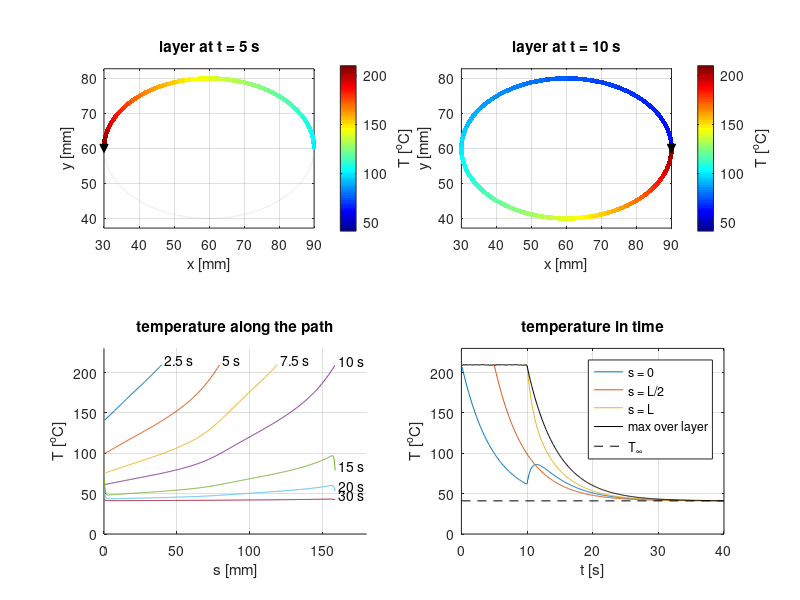
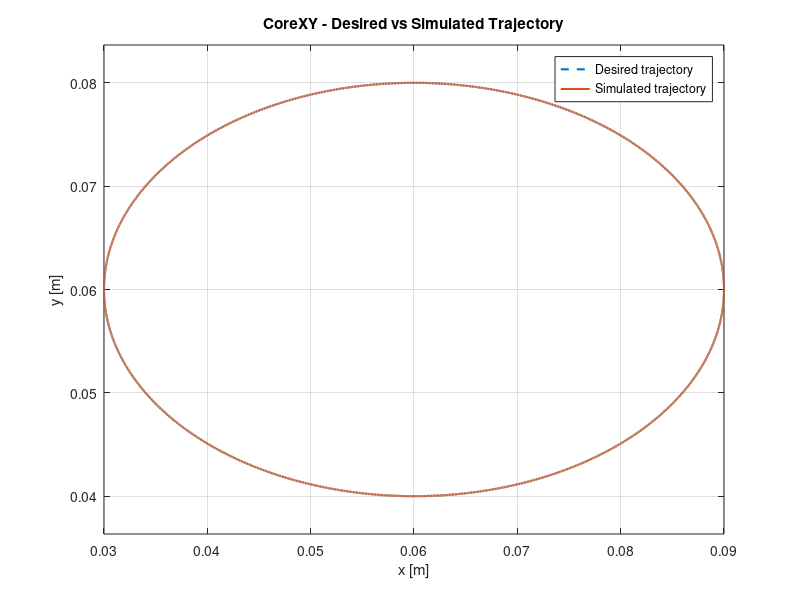
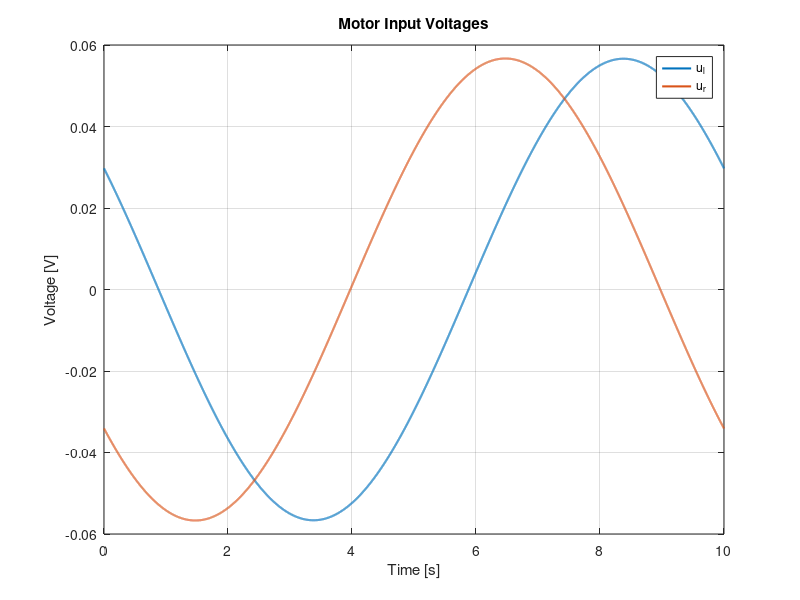
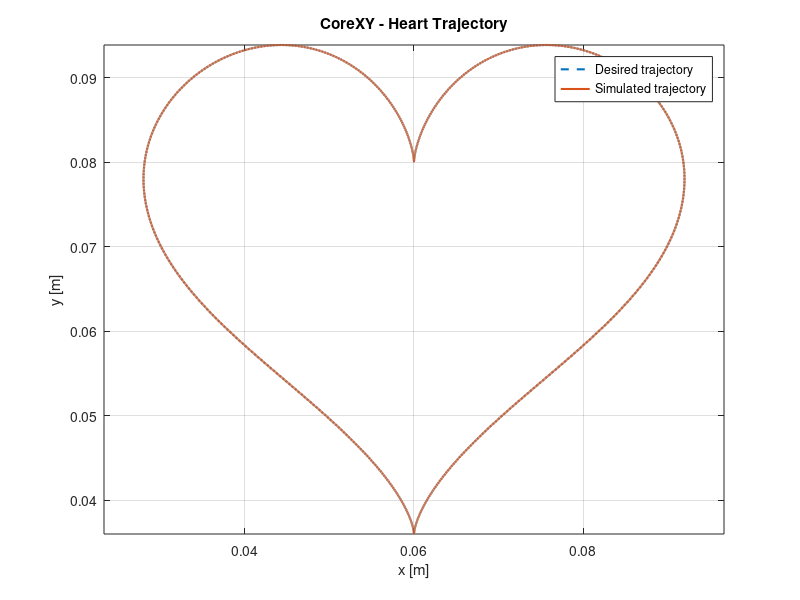

Write MATLAB code to recreate these figures, in order. (Note: this script raises an error after producing the figures.)
%% Mini project 2026/27 - Modelling of Dynamical Systems 

% Stefano Vitalini Sacconi & Giovanni Masetti

clear; clc; close all;

%% Q1.4 - DRAWING SHAPES

% Parameters
m = 0.3; % Tool head mass [kg]
rm = 0.025; % Motor pulley radius [m]
Jm = 2e-5; % Motor rotational inertia [kg*m^2]
Km = 0.05; % Motor constant [Nm/A] or [V*s/rad]
Rm = 2; % Motor resistance [Ohm]
Lm = 0.01; % Motor inductance [H]
mu_lx = 0.4; % Friction coefficient along x [Ns/m]
mu_ly = 0.5; % Friction coefficient along y [Ns/m]
mu_r = 0.02; % Rolling bearing friction coefficient [Ns/m]
Jeq = Jm + (m*rm^2)/2; % Equivalent rotational inertia
d1 = (rm^2/2)*(mu_lx + mu_ly + 6*mu_r); % Equivalent damping coefficients
d2 = (rm^2/2)*(mu_lx - mu_ly + 2*mu_r); % Equivalent damping coefficients

t_end = 10; % Total simulation time [s]
dt = 0.001; % Time step [s]
t = (0:dt:t_end)';

%% Ellipse trajectory
xc = 0.06; % Ellipse center [m]
yc = 0.06; % Ellipse center [m]
a = 0.03; % Semi-axis along x [m]
b = 0.02; % Semi-axis along y [m]
omega = 2*pi/t_end; % Angular frequency [rad/s]

% Desired position
xd = xc + a*cos(omega*t);
yd = yc + b*sin(omega*t);

% Desired velocity
xd_dot = -a*omega*sin(omega*t);
yd_dot =  b*omega*cos(omega*t);

% Desired acceleration
xd_ddot = -a*omega^2*cos(omega*t);
yd_ddot = -b*omega^2*sin(omega*t);

% Desired jerk (third derivative)
xd_dddot =  a*omega^3*sin(omega*t);
yd_dddot = -b*omega^3*cos(omega*t);

% State space matrices

A = [0  0       1          0         0       0;
     0  0       0          1         0       0;
     0  0     -d1/Jeq   -d2/Jeq    Km/Jeq    0;
     0  0     -d2/Jeq   -d1/Jeq      0     Km/Jeq;
     0  0     -Km/Lm       0      -Rm/Lm     0;
     0  0       0       -Km/Lm       0    -Rm/Lm];

B = [0       0;
     0       0;
     0       0;
     0       0;
     1/Lm    0;
     0       1/Lm];

C = [rm/2   rm/2    0  0  0  0;
     rm/2  -rm/2    0  0  0  0];

% Direct transmission matrix
D = zeros(2,2);

% Create continuous-time state-space model
sys = ss(A,B,C,D);

% Required currents
ix = (Jeq*xd_ddot + (d1+d2)*xd_dot)/(Km*rm);
iy = (Jeq*yd_ddot + (d1-d2)*yd_dot)/(Km*rm);

% Time derivatives of required currents
ix_dot = (Jeq*xd_dddot + (d1+d2)*xd_ddot)/(Km*rm);
iy_dot = (Jeq*yd_dddot + (d1-d2)*yd_ddot)/(Km*rm);

% Required voltages in the decoupled coordinates
ux = Lm*ix_dot + Rm*ix + (Km/rm)*xd_dot;
uy = Lm*iy_dot + Rm*iy + (Km/rm)*yd_dot;

% Convert to left and right motor voltages
ul = ux + uy;
ur = ux - uy;

% Input matrix for simulation
u = [ul, ur];

% Initial state:
% [theta_l, theta_r, omega_l, omega_r, i_l, i_r]
% Initial conditions consistent with desired trajectory
x0 = [(xd(1)+yd(1))/rm;
    (xd(1)-yd(1))/rm;
    (xd_dot(1)+yd_dot(1))/rm;
    (xd_dot(1)-yd_dot(1))/rm;
    ix(1)+iy(1);
    ix(1)-iy(1)];

% Simulate the continuous-time state-space model
[Y, ~, X] = lsim(sys,u,t,x0);

% Simulated tool head positions
x_sim = Y(:,1);
y_sim = Y(:,2);

% Tracking errors
error_x = xd - x_sim;
error_y = yd - y_sim;

% Maximum absolute tracking errors
max_error_x = max(abs(error_x));
max_error_y = max(abs(error_y));

fprintf('Maximum error along x: %.8e m\n', max_error_x);
fprintf('Maximum error along y: %.8e m\n', max_error_y);

%% Ellipse plots
% Desired vs simulated trajectory
figure;
plot(xd,yd,'--','LineWidth',1.5);
hold on;
plot(x_sim,y_sim,'LineWidth',1.5);
grid on;
axis equal;
xlabel('x [m]');
ylabel('y [m]');
title('CoreXY - Desired vs Simulated Trajectory');
legend('Desired trajectory','Simulated trajectory');

% Motor input voltages
figure;
plot(t,ul,'LineWidth',1.5);
hold on;
plot(t,ur,'LineWidth',1.5);
grid on;
xlabel('Time [s]');
ylabel('Voltage [V]');
title('Motor Input Voltages');
legend('u_l','u_r');

%% Heart trajectory
xc_h = 0.06;           % Horizontal reference position [m]
yc_h = 0.07;           % Vertical reference position [m]
s = 0.002;           % Scale factor [m]
omega = 2*pi/t_end;  % One complete heart in t_end seconds

% Desired position
xd_h = xc_h + s*(12*sin(omega*t) - 4*sin(3*omega*t));
yd_h = yc_h + s*(13*cos(omega*t) - 5*cos(2*omega*t) - 2*cos(3*omega*t) - cos(4*omega*t));

% Desired velocity
xd_h_dot = s*omega*(12*cos(omega*t) - 12*cos(3*omega*t));
yd_h_dot = s*omega*(-13*sin(omega*t) + 10*sin(2*omega*t) + 6*sin(3*omega*t) + 4*sin(4*omega*t));

% Desired acceleration
xd_h_ddot = s*omega^2*(-12*sin(omega*t) + 36*sin(3*omega*t));
yd_h_ddot = s*omega^2*(-13*cos(omega*t) + 20*cos(2*omega*t) + 18*cos(3*omega*t) + 16*cos(4*omega*t));

% Desired third derivative
xd_h_dddot = s*omega^3*(-12*cos(omega*t) + 108*cos(3*omega*t));
yd_h_dddot = s*omega^3*(13*sin(omega*t) - 40*sin(2*omega*t) - 54*sin(3*omega*t) - 64*sin(4*omega*t));

% Required currents
ix_h = (Jeq*xd_h_ddot + (d1+d2)*xd_h_dot)/(Km*rm);
iy_h = (Jeq*yd_h_ddot + (d1-d2)*yd_h_dot)/(Km*rm);

% Current derivatives
ix_h_dot = (Jeq*xd_h_dddot + (d1+d2)*xd_h_ddot)/(Km*rm);
iy_h_dot = (Jeq*yd_h_dddot + (d1-d2)*yd_h_ddot)/(Km*rm);

% Required voltages in decoupled coordinates
ux_h = Lm*ix_h_dot + Rm*ix_h + (Km/rm)*xd_h_dot;
uy_h = Lm*iy_h_dot + Rm*iy_h + (Km/rm)*yd_h_dot;

% Motor input voltages
ul_h = ux_h + uy_h;
ur_h = ux_h - uy_h;

% Input matrix
u_h = [ul_h, ur_h];

% Initial conditions
x0_h = [(xd_h(1)+yd_h(1))/rm;
    (xd_h(1)-yd_h(1))/rm;
    (xd_h_dot(1)+yd_h_dot(1))/rm;
    (xd_h_dot(1)-yd_h_dot(1))/rm;
    ix_h(1)+iy_h(1);
    ix_h(1)-iy_h(1)];

% Simulation
[Y_h, ~, X_h] = lsim(sys,u_h,t,x0_h);

% Simulated tool head positions
x_sim_h = Y_h(:,1);
y_sim_h = Y_h(:,2);

% Tracking errors
error_x_h = xd_h - x_sim_h;
error_y_h = yd_h - y_sim_h;

fprintf('Heart - Maximum error x: %.8e m\n', max(abs(error_x_h)));
fprintf('Heart - Maximum error y: %.8e m\n', max(abs(error_y_h)));

%% Heart plots
% Desired vs simulated trajectory
figure;
plot(xd_h,yd_h,'--','LineWidth',1.5);
hold on;
plot(x_sim_h,y_sim_h,'LineWidth',1.5);
grid on;
axis equal;
xlabel('x [m]');
ylabel('y [m]');
title('CoreXY - Heart Trajectory');
legend('Desired trajectory','Simulated trajectory');

% Motor input voltages
figure;
plot(t,ul_h,'LineWidth',1.5);
hold on;
plot(t,ur_h,'LineWidth',1.5);
grid on;
xlabel('Time [s]');
ylabel('Voltage [V]');
title('Heart - Motor Input Voltages');
legend('u_l','u_r');

%% Q1.6 

% PLA and heat-exchange parameters
rho_f = 1240;       % Filament density [kg/m^3]
c_f = 1800;         % Specific heat [J/(kg*K)]
k_f = 0.13;         % Thermal conductivity [W/(m*K)]
w = 0.4e-3;         % Filament square cross-section side [m]
h_b = 100;         % Heat transfer coefficient to plate [W/(m^2*K)]
h_e = 30;          % Heat transfer coefficient to air [W/(m^2*K)]
T_print_C = 210;    % COMMON nozzle [C]
T_plate_C = 60;     % Plate temperature [C]
T_air_C = 20;       % Ambient temperature [C]
T_glass_C = 60;     % PLA glass transition temperature [C]

% Discretized filament deposited along the Q1.4 ellipse
s_p = cumtrapz(t,hypot(xd_dot,yd_dot));  % Printed arc length [m]
L_fil = s_p(end);                         % Ellipse perimeter [m]
N = 400;                                 % Number of filament cells
ds = L_fil/N;                            % Cell length [m]
s_c = ((1:N)'-0.5)*ds;                   % Cell centres [m]
t_dep = interp1(s_p,t,s_c);              % Deposition times [s]
tau_cool = rho_f*c_f*w/(h_b+3*h_e);     % Cooling time constant [s]
T_inf = (h_b*T_plate_C+3*h_e*T_air_C)/(h_b+3*h_e);

% Forward Euler on the growing printed domain
t6 = 0:dt:40;
n_sv = round(0.1/dt);
t_sv = t6(1:n_sv:end);
T_sv = nan(N,length(t_sv));
T_cells = T_print_C*ones(N,1);

for k = 1:length(t6)
    active = t_dep<=t6(k);
    if mod(k-1,n_sv)==0
        T_sv(active,(k-1)/n_sv+1) = T_cells(active);
    end
    left = circshift(active,1);
    right = circshift(active,-1);
    if ~active(N)
        left(1)=false;
        right(N)=false;
    end
    heat = k_f/ds^2*(left.*(circshift(T_cells,1)-T_cells) ...
        + right.*(circshift(T_cells,-1)-T_cells)) ...
        + h_b/w*(T_plate_C-T_cells)+3*h_e/w*(T_air_C-T_cells);
    T_cells = T_cells+dt*active.*heat/(rho_f*c_f);
end

T_an = T_inf+(T_print_C-T_inf)*exp(-(t_sv-t_dep)/tau_cool);
fprintf('Filament length = %.1f mm, cooling tau = %.2f s, T_inf = %.1f C\n', ...
    1e3*L_fil,tau_cool,T_inf);
fprintf('Whole layer below T_g at t = %.1f s\n', ...
    t_sv(find(t_sv>=t_end & max(T_sv)<T_glass_C,1)));
fprintf('Nearly uniform (max-min < 1 K) at t = %.1f s\n', ...
    t_sv(find(t_sv>t_end & max(T_sv)-min(T_sv)<1,1)));
fprintf('Conduction changes T by > 1 K over %.1f mm only\n', ...
    1e3*ds*max(sum(abs(T_sv-T_an)>1)));

figure('Position',[100 100 900 650]);
for panel = 1:2
    j = round(5*panel/0.1)+1;
    on = ~isnan(T_sv(:,j));
    subplot(2,2,panel);
    plot(1e3*xd,1e3*yd,':','Color',[0.7 0.7 0.7]); hold on;
    scatter(1e3*interp1(t,xd,t_dep(on)), ...
        1e3*interp1(t,yd,t_dep(on)),12,T_sv(on,j),'filled');
    plot(1e3*(xc+a*cos(omega*5*panel)), ...
        1e3*(yc+b*sin(omega*5*panel)),'kv','MarkerFaceColor','k');
    axis equal; grid on; caxis([T_inf T_print_C]); colormap(jet);
    cb = colorbar; ylabel(cb,'T [^oC]');
    xlabel('x [mm]'); ylabel('y [mm]');
    title(sprintf('layer at t = %g s',5*panel));
end

subplot(2,2,3); hold on;
for tp = [2.5 5 7.5 10 15 20 30]
    j = round(tp/0.1)+1;
    last = find(~isnan(T_sv(:,j)),1,'last');
    plot(1e3*s_c,T_sv(:,j));
    text(1e3*s_c(last)+2,T_sv(last,j)+6,sprintf('%g s',tp));
end
grid on; axis([0 180 0 230]);
xlabel('s [mm]'); ylabel('T [^oC]'); title('temperature along the path');

subplot(2,2,4);
plot(t_sv,T_sv([1 N/2 N],:),t_sv,max(T_sv),'k', ...
    [0 40],[T_inf T_inf],'k--');
grid on; axis([0 40 0 230]);
xlabel('t [s]'); ylabel('T [^oC]'); title('temperature in time');
legend('s = 0','s = L/2','s = L','max over layer','T_\infty');
print(gcf,'q1_6_filament.png','-dpng','-r300');

% Nozzle parameters
Rn = 10;             % Heater resistance [Ohm]
Ln = 0.002;          % Inductance [H]
Cn = 220e-6;         % Capacitance [F]
Ct = 10;             % Thermal capacity [J/K]
Rt = 5;              % Thermal resistance [K/W]
Te = T_air_C+273.15;         
Tref = T_print_C+273.15;     
Tlow = 80+273.15;            % Loading temperature [K]
unhold = sqrt(Rn*(Tref-Te)/Rt);  % Holding voltage [V]

nozzle_rhs = @(zz,un) [(zz(8)^2/Rn-(zz(7)-Te)/Rt)/Ct;
    (zz(9)-zz(8)/Rn)/Cn;
    (un-zz(8))/Ln];

%% Q3.1 Filament replacement

% The printer is modeled as a hybrid system with 8 discrete modes.
% In each mode, the physical states follow continuous dynamics.
% When a guard is reached, the jump map updates the mode and memory.

Kp = 20;       % PD position gain [V/m]
Kd = 4;        % PD velocity gain [V*s/m]

% Initial physical state: 6 motor states and 3 nozzle states
z = [x0; Tref; unhold; unhold/Rn];

q = 1;         % Initial mode = printing
t_start = 0;   % Initial simulation time

% Controller memory
mem.entry = 0;          % Entry time of the current mode
mem.progress = 0;       % Accumulated printing time
mem.replaced = false;   % Filament replacement request handled
mem.done = false;       % Printing completed

% Store simulation results for plots
t_sim = [];       % Simulation times
z_sim = [];       % Continuous states
mode_sim = [];    % Discrete modes

while ~mem.done

    % FLOW MAP
    flow = @(tt,zz) printerFlow(tt,zz,q,mem,A,B,C,t,u,nozzle_rhs,Kp,Kd,unhold);

    % GUARD
    guard = @(tt,zz) printerGuard(tt,zz,q,mem,C,Tlow,Tref,t(end));

    % Integrate continuous dynamics until the guard is reached
    [ts,zs,te,ze] = ode15s(flow,[t_start 180],z,odeset('Events',guard));
    
    if isempty(te)
        error('Guard not reached in mode %d',q);
    end

    % INVARIANTS CHECK
    xy = (C*zs(:,1:6)')'; % convert motor angles into cartesian positions

    % print head must remain inside the 20cmx20cm workspace
    valid = all(xy(:)>=-1e-5 & xy(:)<=0.20+1e-5);

    % during the states wiping, heater off, loading and heating, the print head must remain near the wiping location
    if q>=4 && q<=7
        valid = valid && all(hypot(xy(:,1),xy(:,2))<=1e-3+1e-5);
    end
    
    % Temperature constraints in the corresponding modes
    if q==5
        valid = valid && all(zs(:,7)>=Tlow-1e-3);
    elseif q==6
        valid = valid && all(zs(:,7)<=Tlow+1e-3);
    elseif q==7
        valid = valid && all(zs(:,7)<=Tref+1e-3);
    end

    assert(valid,'Invariant violated');

    % Store the continuous trajectory and active discrete mode
    t_sim = [t_sim;ts];
    z_sim = [z_sim;zs];
    mode_sim = [mode_sim;q*ones(length(ts),1)];

    % JUMP MAP
    q_old = q;
    t_start = te(end);

    [z,q,mem] = printerJump(t_start,ze(end,:)',q,mem,C);

    % Display transitions
    if ~mem.done
        fprintf('Mode %d -> %d at t = %.2f s\n',q_old,q,t_start);
    end

end

fprintf('Printing completed at t = %.2f s\n',t_start);

%% Plots
Q = ["Printing","Stop and Save","Moving to Wipe","Wiping","Heater Off","Loading Filament","Heating","Returning"];

% Discrete mode evolution
figure;
stairs(t_sim,mode_sim,'LineWidth',1.5);
yticks(1:8);
yticklabels(Q);
grid on;
xlabel('Time [s]');
ylabel('Discrete mode');
title('Hybrid System - Discrete Modes');

% Nozzle temperature
figure;
plot(t_sim,z_sim(:,7)-273.15,'LineWidth',1.5);
hold on;
yline(T_print_C,'--');
yline(Tlow-273.15,'--');
grid on;
xlabel('Time [s]');
ylabel('Temperature [C]');
title('Hybrid System - Nozzle Temperature');

xy = (C*z_sim(:,1:6)')'; % convert motor states into cartesian positions

% Print-head trajectory during filament replacing process
figure; hold on;
plot(xd,yd,'k--'); % desired trajectory
printing_xy = xy;
printing_xy(mode_sim~=1,:) = NaN;
plot(printing_xy(:,1),printing_xy(:,2),'b','LineWidth',2); % printing trajectory
travel_xy = xy;
travel_xy(~ismember(mode_sim,[2 3 8]),:) = NaN;
plot(travel_xy(:,1),travel_xy(:,2),'k:'); % travel trajectory
plot(0,0,'ko','MarkerFaceColor','k'); % wiping location
plot(mem.saved(1),mem.saved(2),'bs','MarkerFaceColor','b'); % interruption point
axis equal; grid on;
xlabel('x [m]'); ylabel('y [m]');
title('Filament Replacement');
legend('Desired trajectory','Printing','Travel','Wipe location','Interruption');
